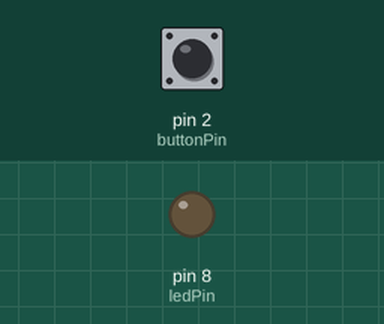
The sketch below on a simulated Arduino Uno, built with avr-gcc and run on an emulated ATmega328P. On the bench: output pins drawn as LEDs (lit = HIGH). The test bench sets the inputs (shaded band); at power-on: pin 2 (buttonPin) HIGH.

Above: at 1.2 s.
1.3 s: pin 2 (buttonPin) pulled LOW for 0.15 s
At 2.3 s:
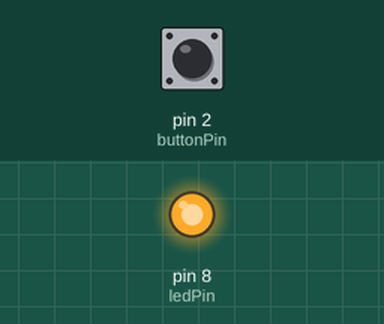
2.9 s: pin 2 (buttonPin) pulled LOW for 1 s
At 3.5 s:
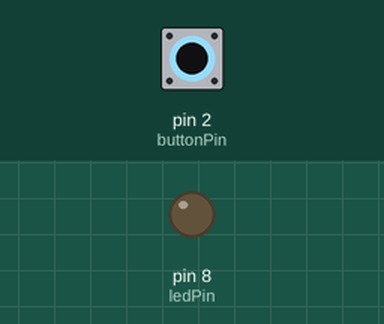
5.4 s: pin 2 (buttonPin) pulled LOW for 3.2 s
At 6.6 s:
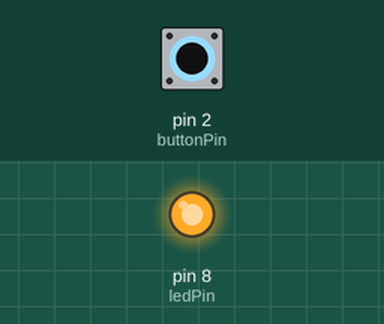
Timing chart, 0 to 8.4 s (numbered marks = the images above; inputs shaded):
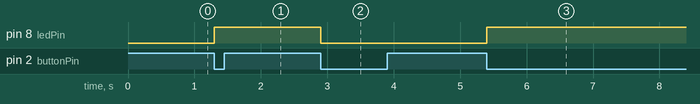

The sketch:

Toggle_LED_using_SW.ino
```cpp
int ledPin = 8;
int buttonPin = 2;

int ledState = LOW;
int lastButtonState = HIGH;

void setup()
{
  pinMode(ledPin, OUTPUT);
  pinMode(buttonPin, INPUT_PULLUP);
}

void loop()
{
  int buttonState = digitalRead(buttonPin);

  if (buttonState == LOW && lastButtonState == HIGH)
  {
    ledState = !ledState;
    digitalWrite(ledPin, ledState);
    delay(200);
  }

  lastButtonState = buttonState;
}
```

Measured:
- after the input at 1.3 s, pin 8 (ledPin): LOW → HIGH at once
- after the input at 2.9 s, pin 8 (ledPin): HIGH → LOW at once
- after the input at 5.4 s, pin 8 (ledPin): LOW → HIGH at once
